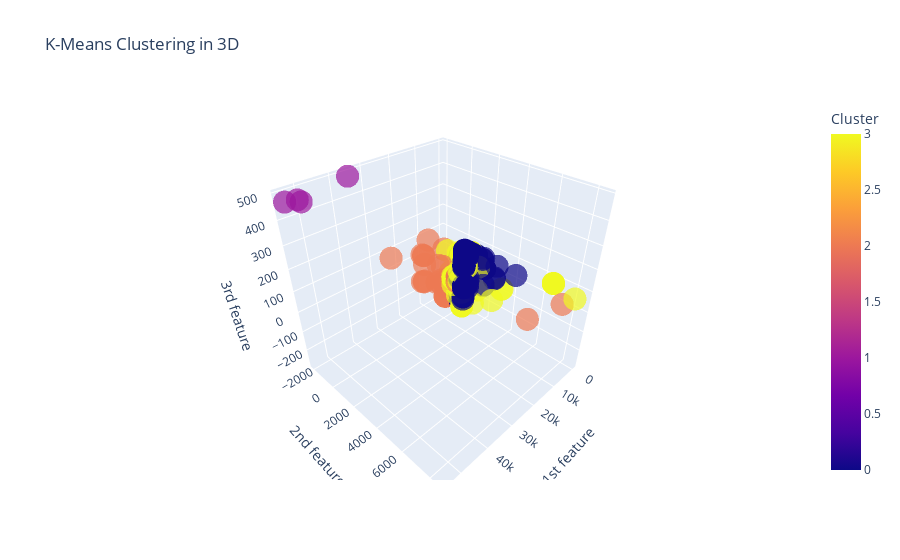

Notebook cell for this chart:
### Code cell
k = 4
df_pca3 = pd.DataFrame(df_pca3, columns=['1st feature', 
                                          '2nd feature',
                                          '3rd feature'])
kmeans = KMeans(n_clusters=k, algorithm='auto', init='k-means++', max_iter=300)
kmeans.fit_predict(df_pca3)
labels = kmeans.labels_
df_pca3['Cluster'] = labels
fig = px.scatter_3d(df_pca3, 
                    x='1st feature', 
                    y='2nd feature', 
                    z='3rd feature', 
                    color='Cluster',
                    opacity=0.7,
                    title='K-Means Clustering in 3D')




fig.show()

### Figure 1 — Plotly figure (JSON) as saved in the notebook; plotly's stock layout.template omitted (floating-point values rounded to 4 significant figures; data arrays with more than 128 entries replaced by an {"elided": "..."} marker saying what was removed)
{"data": [{"hovertemplate": "1st feature=%{x}<br>2nd feature=%{y}<br>3rd feature=%{z}<br>Cluster=%{marker.color}<extra></extra>", "legendgroup": "", "marker": {"color": {"elided": "14271 int values"}, "coloraxis": "coloraxis", "opacity": 0.7, "symbol": "circle"}, "mode": "markers", "name": "", "scene": "scene", "showlegend": false, "type": "scatter3d", "x": {"elided": "14271 float values"}, "y": {"elided": "14271 float values"}, "z": {"elided": "14271 float values"}}], "layout": {"coloraxis": {"colorbar": {"title": {"text": "Cluster"}}, "colorscale": [[0, "#0d0887"], [0.1111, "#46039f"], [0.2222, "#7201a8"], [0.3333, "#9c179e"], [0.4444, "#bd3786"], [0.5556, "#d8576b"], [0.6667, "#ed7953"], [0.7778, "#fb9f3a"], [0.8889, "#fdca26"], [1, "#f0f921"]]}, "legend": {"tracegroupgap": 0}, "scene": {"domain": {"x": [0, 1], "y": [0, 1]}, "xaxis": {"title": {"text": "1st feature"}}, "yaxis": {"title": {"text": "2nd feature"}}, "zaxis": {"title": {"text": "3rd feature"}}}, "title": {"text": "K-Means Clustering in 3D"}}}
